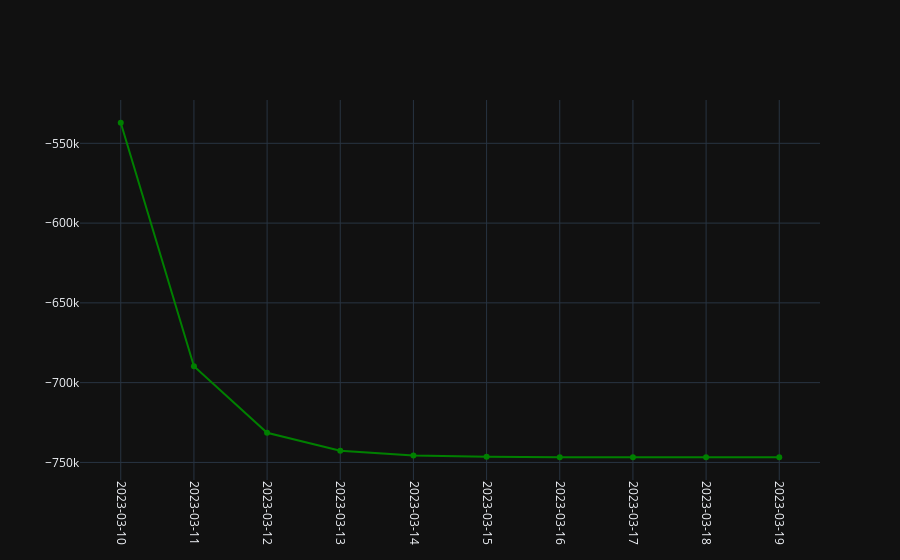

Notebook cell for this chart:
### Code cell
fig = go.Figure()
fig.update_layout(template='plotly_dark')
fig.update_xaxes(tickangle=90, showticklabels = True, type = 'category')
fig.add_trace(go.Scatter(x=predict_recovered_cases.index, 
                         y=predict_recovered_cases['Recovered Cases Predictions'],
                         mode='lines+markers',
                         name='recovered',
                         line=dict(color='green', width=2)))

### Figure 1 — Plotly figure (JSON) as saved in the notebook; plotly's stock layout.template omitted (floating-point values rounded to 4 significant figures)
{"data": [{"line": {"color": "green", "width": 2}, "mode": "lines+markers", "name": "recovered", "type": "scatter", "x": ["2023-03-10", "2023-03-11", "2023-03-12", "2023-03-13", "2023-03-14", "2023-03-15", "2023-03-16", "2023-03-17", "2023-03-18", "2023-03-19"], "y": [-537100.0, -689800.0, -731400.0, -742600.0, -745600.0, -746500.0, -746700.0, -746741, -746800.0, -746800.0]}], "layout": {"xaxis": {"showticklabels": true, "tickangle": 90, "type": "category"}}}
